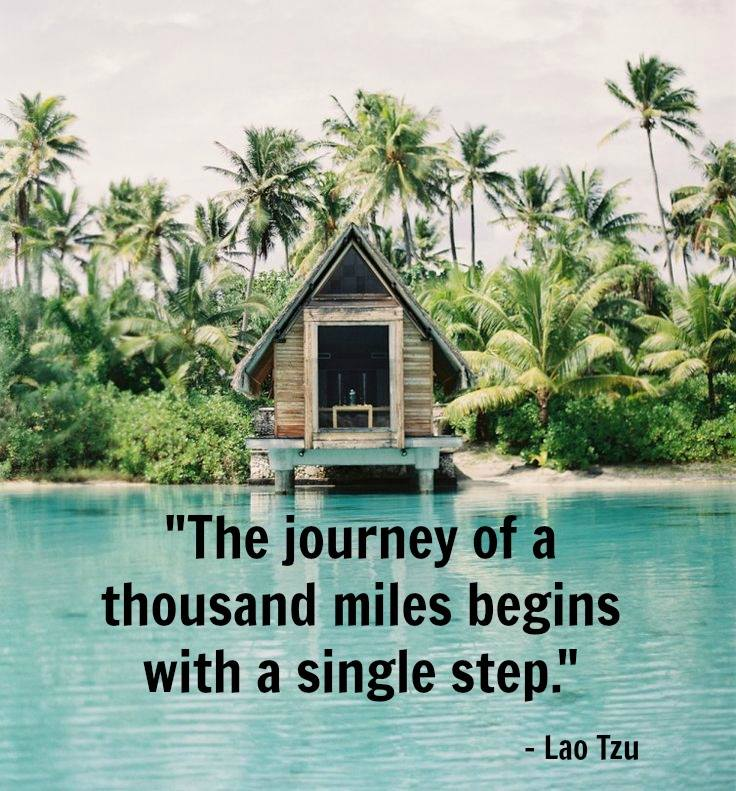
#> input picture imgpy/a6.jpg, 736 x 791 px
$ python image_ocr.py
#> lines starting #> are read from the running program, lines starting #| are printed output that depends on the picture
import os
from PIL import Image
import pytesseract
pytesseract.pytesseract.tesseract_cmd = 'C:\\Users\\tojose\\AppData\\Local\\Programs\\Python\\Python36-32\\lib\\site-packages\\pytesseract'
import cv2

image = cv2.imread('a6.jpg')
#> image is the input picture: shape (791, 736, 3); mean B, G, R 147.2, 164.7, 145.2
gray = cv2.cvtColor(image,cv2.COLOR_RGB2GRAY)
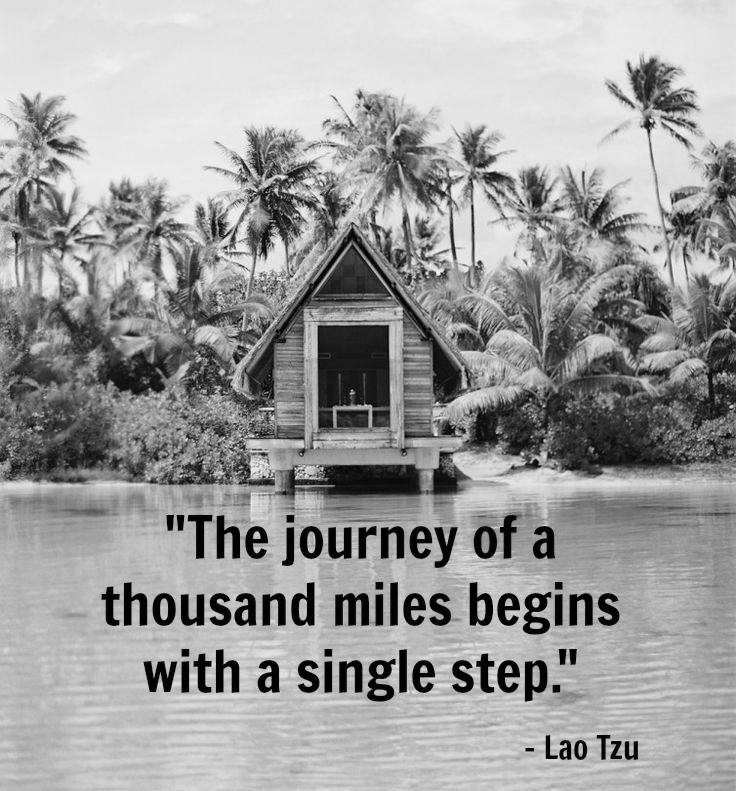
#> gray: shape (791, 736); min 0, max 252, mean 157.3

# try threshold to remove noise
# gray = cv2.threshold(gray,0,255,cv2.THRESH_BINARY | cv2.THRESH_OTSU)[1]

# try median blur to remove nose
gray = cv2.medianBlur(gray,3)

filename = "{}.png".format(os.getpid())
cv2.imwrite(filename, gray)

img = Image.open(filename)

#> (the run stopped early here; a loop or call above may not have finished)

$ run again, with imgpy/a7.jpg copied over imgpy/a6.jpg
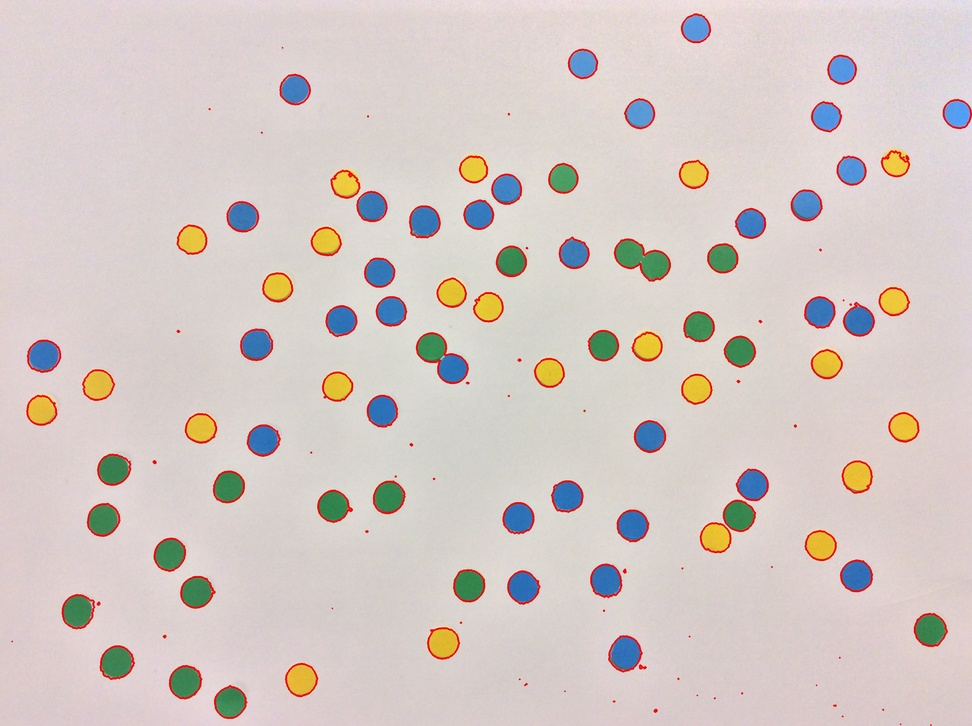
#> input picture imgpy/a7.jpg, 972 x 726 px, shrunk from 2592 x 1936 before the run
#> image is the input picture: shape (726, 972, 3); mean B, G, R 197.5, 201.7, 212.6
#> `gray = cv2.cvtColor(image,cv2.COLOR_RGB2GRAY)`:
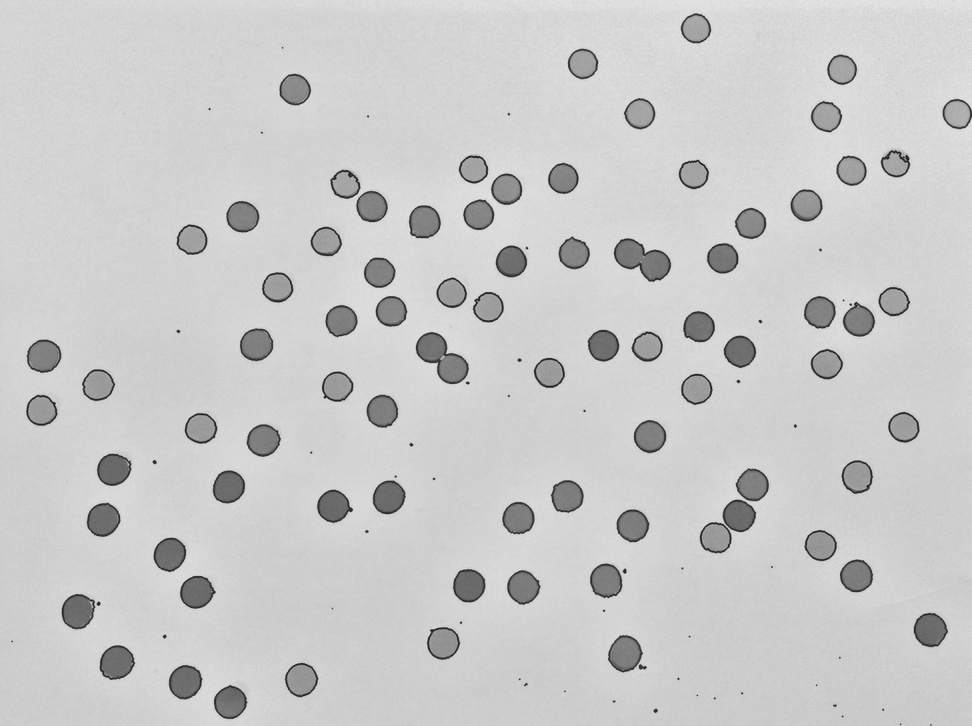
#> gray: shape (726, 972); min 32, max 234, mean 201.7

$ run again, with imgpy/x1.jpg copied over imgpy/a6.jpg
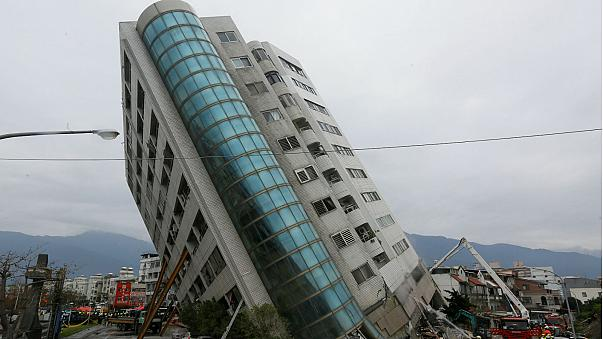
#> input picture imgpy/x1.jpg, 603 x 339 px
#> image is the input picture: shape (339, 603, 3); mean B, G, R 151.5, 150.1, 145
#> `gray = cv2.cvtColor(image,cv2.COLOR_RGB2GRAY)`:
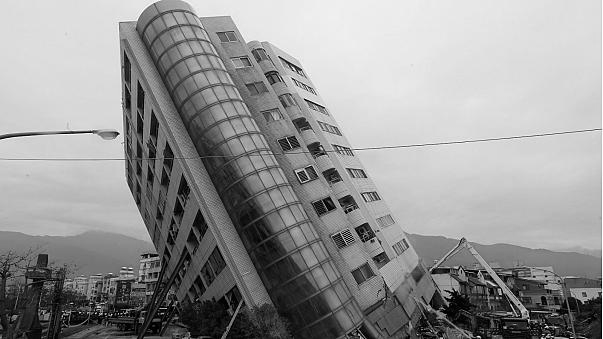
#> gray: shape (339, 603); min 0, max 255, mean 149.8
#> `gray = cv2.medianBlur(gray,3)`:
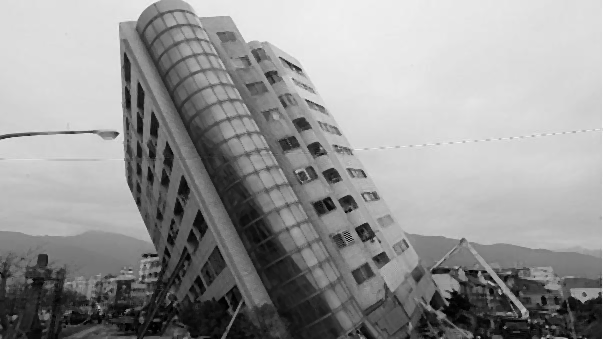
#> gray: shape (339, 603); min 0, max 255, mean 150
